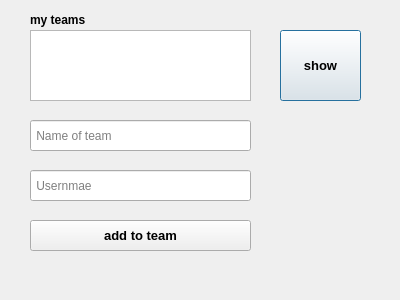
<?xml version="1.0" encoding="UTF-8"?>
<ui version="4.0">
 <class>Dialog_add_member_to_team</class>
 <widget class="QDialog" name="Dialog_add_member_to_team">
  <property name="geometry">
   <rect>
    <x>0</x>
    <y>0</y>
    <width>400</width>
    <height>300</height>
   </rect>
  </property>
  <property name="windowTitle">
   <string>Dialog</string>
  </property>
  <widget class="QLabel" name="label">
   <property name="geometry">
    <rect>
     <x>30</x>
     <y>30</y>
     <width>141</width>
     <height>20</height>
    </rect>
   </property>
   <property name="text">
    <string>enter name of team</string>
   </property>
  </widget>
  <widget class="QPushButton" name="show_teams_btn">
   <property name="geometry">
    <rect>
     <x>280</x>
     <y>30</y>
     <width>81</width>
     <height>71</height>
    </rect>
   </property>
   <property name="font">
    <font>
     <pointsize>10</pointsize>
     <bold>true</bold>
    </font>
   </property>
   <property name="text">
    <string>show</string>
   </property>
  </widget>
  <widget class="QLabel" name="label_2">
   <property name="geometry">
    <rect>
     <x>30</x>
     <y>10</y>
     <width>141</width>
     <height>20</height>
    </rect>
   </property>
   <property name="font">
    <font>
     <bold>true</bold>
    </font>
   </property>
   <property name="text">
    <string>my teams</string>
   </property>
  </widget>
  <widget class="QLineEdit" name="name_of_tam_input">
   <property name="geometry">
    <rect>
     <x>30</x>
     <y>120</y>
     <width>221</width>
     <height>31</height>
    </rect>
   </property>
   <property name="placeholderText">
    <string> Name of team</string>
   </property>
  </widget>
  <widget class="QLineEdit" name="name_of_user_input">
   <property name="geometry">
    <rect>
     <x>30</x>
     <y>170</y>
     <width>221</width>
     <height>31</height>
    </rect>
   </property>
   <property name="placeholderText">
    <string> Usernmae</string>
   </property>
  </widget>
  <widget class="QPushButton" name="add_user_to_team_btn">
   <property name="geometry">
    <rect>
     <x>30</x>
     <y>220</y>
     <width>221</width>
     <height>31</height>
    </rect>
   </property>
   <property name="font">
    <font>
     <pointsize>10</pointsize>
     <bold>true</bold>
    </font>
   </property>
   <property name="text">
    <string>add to team</string>
   </property>
  </widget>
  <widget class="QListWidget" name="listWidget">
   <property name="geometry">
    <rect>
     <x>30</x>
     <y>30</y>
     <width>221</width>
     <height>71</height>
    </rect>
   </property>
  </widget>
 </widget>
 <resources/>
 <connections/>
</ui>
